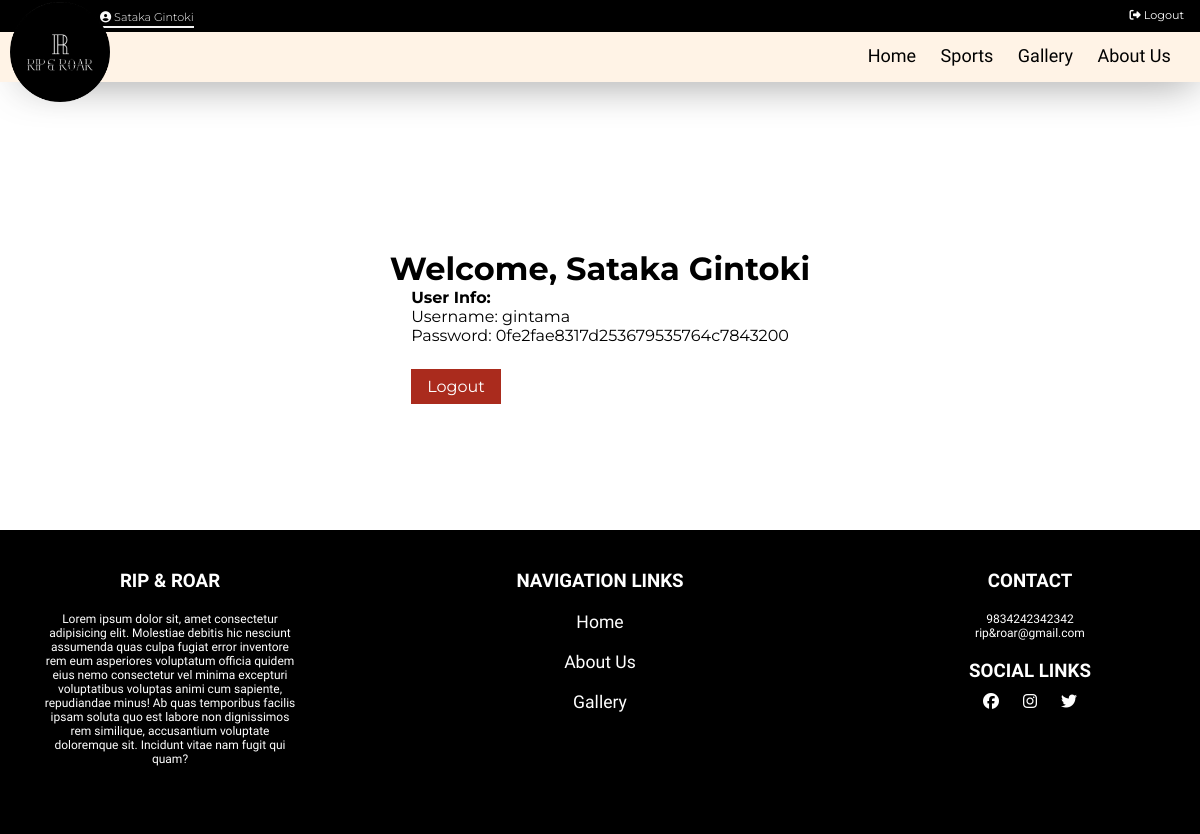
The app's page /account.php (signed in) with its own data.
### tables this page shows
CREATE TABLE `users` (
  `user_id` int(11) NOT NULL,
  `name` varchar(50) NOT NULL,
  `username` varchar(50) NOT NULL,
  `email` varchar(50) NOT NULL,
  `age` int(11) NOT NULL,
  `country` varchar(255) NOT NULL,
  `password` varchar(50) NOT NULL,
  `role` int(11) NOT NULL,
  `status` int(11) NOT NULL
);

### includes/db.php (called while the page is built, shortened)
<?php
class DbConnection{
    private $host = 'localhost';
    private $username = 'root';
    private $password = '';
    private $database = 'rrdb';
    protected $connection;
    public function __construct(){
        if (!isset($this->connection)) {
            $this->connection = new mysqli($this->host, $this->username, $this->password, $this->database);
        }
        return $this->connection;
    }
}
?>

### includes/crud.php (called while the page is built, shortened)
<?php
     include_once "db.php";
     class CrudOperation extends DbConnection{
         public function fetch_data_with_id($table_name, $column_name, $id) {
            $sql = "SELECT * FROM $table_name WHERE $column_name = '$id'";
            $query = $this->connection->query($sql);
            if($query){
                $row = $query->fetch_array();
                return $row;
            }
            else
            echo "Invalid sql ".$sql;
         }
     }
     $crud = new CrudOperation;
?>

### account.php (the view, shortened to what this page needs)
<?php
include_once 'header.php';
$userDetailsRow = $crud->fetch_data_with_id('users', 'user_id', $_SESSION['user']);
?>
<div class="container" style="display:flex;justify-content:center;align-items:center;flex-direction:column;margin:4rem;min-height:40vh">
	<h1 class="page-header text-center">Welcome, <?php echo ucfirst($userDetailsRow['name']); ?> </h1>
	<div class="row">
		<div class="col-md-4 col-md-offset-4">
			<h4>User Info: </h4>
			<p>Username: <?php echo $userDetailsRow['username']; ?></p>
			<p>Password: <?php echo $userDetailsRow['password']; ?></p>
			<a href="index.php?logout=1" class="btn btn-danger" style="text-decoration:none;background:#aa2b1d;padding:.5rem 1rem .5rem 1rem;
			color:white;position:relative;top:2rem;"><span class="glyphicon glyphicon-log-out"></span> Logout</a>
		</div>
	</div>
</div>
<?php include 'footer.php'; ?>

### header.php (shortened to what this page needs)
<?php
   include_once 'includes/form.php';
   $curPage = basename($_SERVER['PHP_SELF']);
   ?>
<!DOCTYPE html>
<html lang="en">
<head>
    <link rel="stylesheet" type="text/css" href="css/main.css" />
    <link rel="stylesheet" type="text/css" href="css/flickity.css" />
</head>
<body>
   <div class="top-nav">
      <?php if (!isset($_SESSION['user']) ||(trim ($_SESSION['user']) == '')){ ?>
      <a href="login.php" class="logout <?php echo ($curPage == "register.php" ? "active" : "");?>"><i class="fas fa-user-plus"></i> SignUp/SignIn</a>
      <?php } else {
         $userDetailsRow = $crud->fetch_data_with_id('users', 'user_id', $_SESSION['user']);
         ?>
         <a href="profile.php" class="<?php echo ($curPage == "account.php" ? "active" : "");?>" style="position:absolute;left:100px;top:10px;width:fit-content;"><i class="fas fa-user-circle"></i> <?php echo ucfirst($userDetailsRow['name']); ?></a>
         <a href="index.php?logout='1'" class="logout"><i class="fas fa-sign-out-alt"></i> Logout</a>
      <?php }?>
   </div>
   <div class="nav " >
      <div class="nav-header">
         <div class="nav-title">
         <img src="assets/logo.PNG" alt="Logo" style="width:100px;height:100px;position:relative;top:-40px;z-index:9999;
            ">
         </div>
      </div>
      <div class="nav-links" style="padding-right:1.2rem">
         <a href="index.php" class="<?php echo ($curPage == "index.php" ? "active" : "");?>" >Home</a>
         <a href="explore.php" class="<?php echo ($curPage == "explore.php" ? "active" : "");?>">Sports</a>
         <a href="gallery.php" class="<?php echo ($curPage == "gallery.php" ? "active" : "");?>"> Gallery</a>
         <a href="about.php" class="<?php echo ($curPage == "about.php" ? "active" : "");?>">About Us</a>
      </div>
   </div>

### records on screen
users: name "Sataka Gintoki", username "gintama", password "0fe2fae8317d253679535764c7843200"
